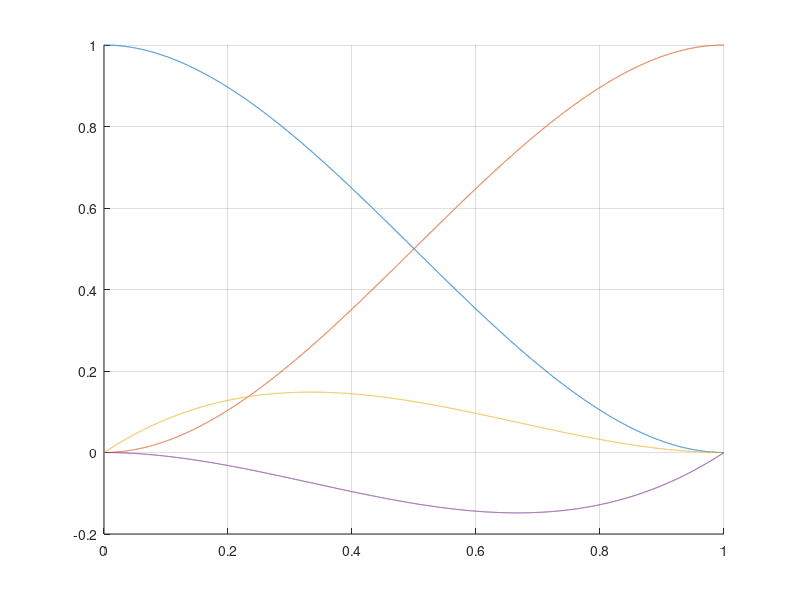

The MATLAB script that drew this image:

function plot_hermite_basis()
    figure;
    hold on;
    grid on;
    % Range
    x = 0:0.0001:1;
    
    H0 = 2*x.^3 - 3*x.^2 +1 ;
    plot(x,H0);
    
    H1 = -2*x.^3 + 3*x.^2;
    plot(x,H1);
    
    H2 = x.^3 - 2*x.^2 + x;
    plot(x,H2);
    
    H3 = x.^3 - x.^2;
    plot(x,H3);
    
    hold off;
end